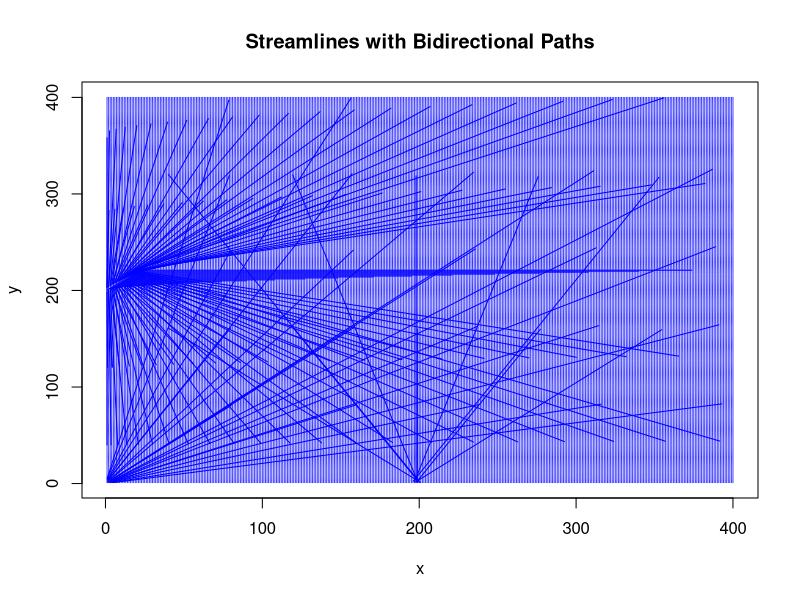

Reproduce this figure in R.
grid_size <- 400

x_points = seq(1,grid_size, by = 1)
y_points = seq(1,grid_size, by = 1)
X = matrix(x_points, ncol = length(y_points), nrow = length(x_points),byrow=FALSE)
Y = matrix(y_points, ncol = length(y_points), nrow = length(x_points),byrow=TRUE)

Vx = X*(-Y + 200 - X)
Vy = Y*(X + 200 - Y)

# Create a set of seed points
seed_points <- expand.grid(x = x_points, y = y_points)

generate_streamline_bidirectional <- function(seed_x, seed_y, Vx, Vy, h = 0.5, max_steps = 100) {
  # Initialize lists to hold streamline paths for forward and backward directions
  forward_path_x <- c()
  forward_path_y <- c()
  backward_path_x <- c()
  backward_path_y <- c()
  
  # Function to follow streamline in a specified direction
  follow_streamline <- function(x, y, direction = 1) {
    path_x <- c()
    path_y <- c()
    
    for (i in 1:max_steps) {
      # Check if we're still inside the grid
      if (x >= 1 && y >= 1 && x <= grid_size && y <= grid_size) {
        # Append current position to the path
        path_x <- c(path_x, x)
        path_y <- c(path_y, y)
        
        # Get velocity values at the current position, scaled by direction
        dx <- direction * h * Vx[round(x), round(y)]
        dy <- direction * h * Vy[round(x), round(y)]
        
        # Update position
        x <- x + dx
        y <- y + dy
        
        # Break if outside the grid boundary
        if (x < 1 || x > grid_size || y < 1 || y > grid_size) {
          break
        }
      } else {
        break
      }
    }
    return(list(x = path_x, y = path_y))
  }
  
  # Generate forward and backward streamlines
  forward <- follow_streamline(seed_x, seed_y, direction = 1)
  backward <- follow_streamline(seed_x, seed_y, direction = -1)
  
  # Combine forward and backward streamlines
  combined_x <- c(rev(backward$x), forward$x)
  combined_y <- c(rev(backward$y), forward$y)
  
  return(list(x = combined_x, y = combined_y))
}


h <- 0.4      # Step size to control smoothness of streamlines
max_steps <- 50  # Maximum number of steps per streamline

# Generate and plot streamlines for each seed point
plot(1:grid_size, 1:grid_size, type = "n", xlab = "x", ylab = "y", main = "Streamlines with Bidirectional Paths")

# Iterate over each seed point
for (i in 1:nrow(seed_points)) {
  seed_x <- seed_points$x[i]
  seed_y <- seed_points$y[i]
  
  # Generate bidirectional streamline
  streamline <- generate_streamline_bidirectional(seed_x, seed_y, Vx, Vy, h = h, max_steps = max_steps)
  
  # Plot the streamline only if it has valid points
  if (length(streamline$x) > 1) {
    lines(streamline$x, streamline$y, 'linewidth', 1, col = "blue")
  }
}
